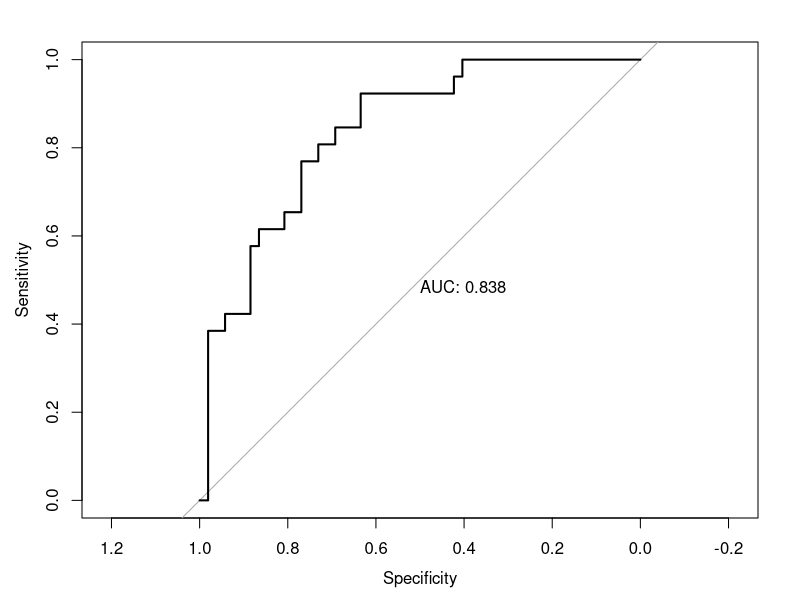
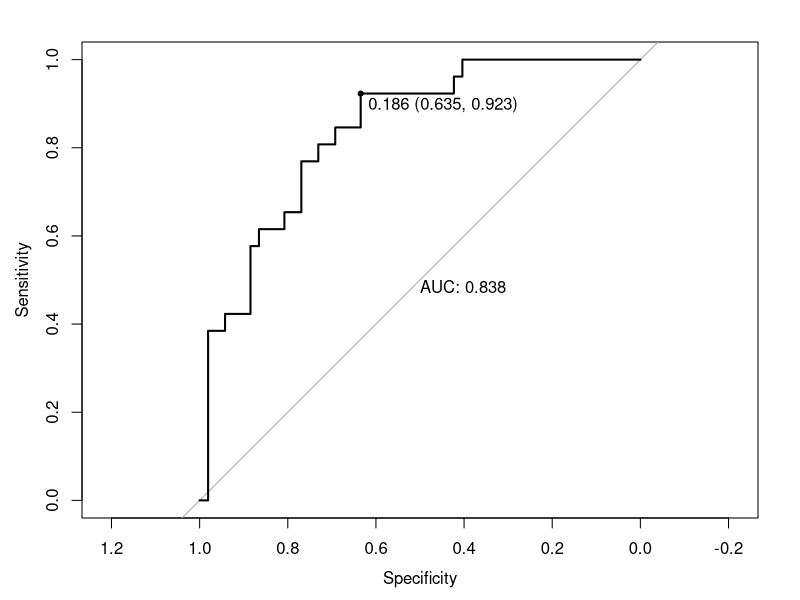
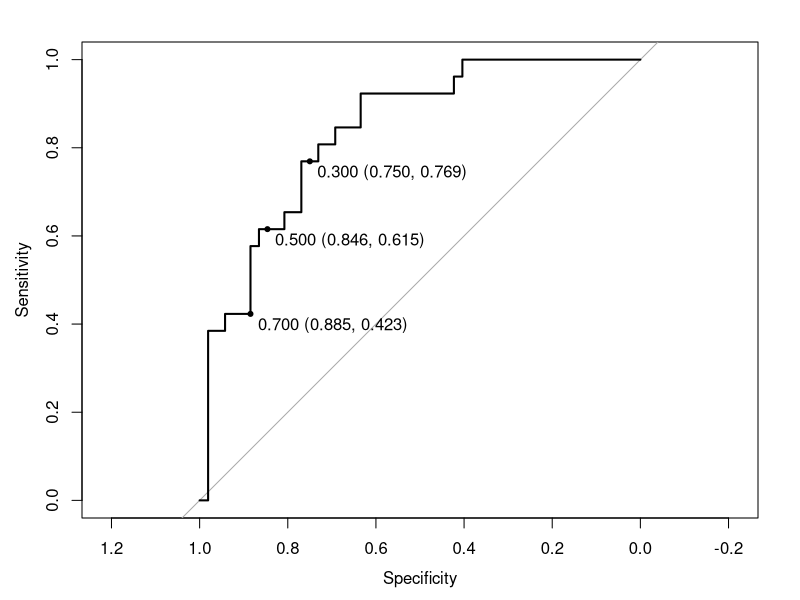
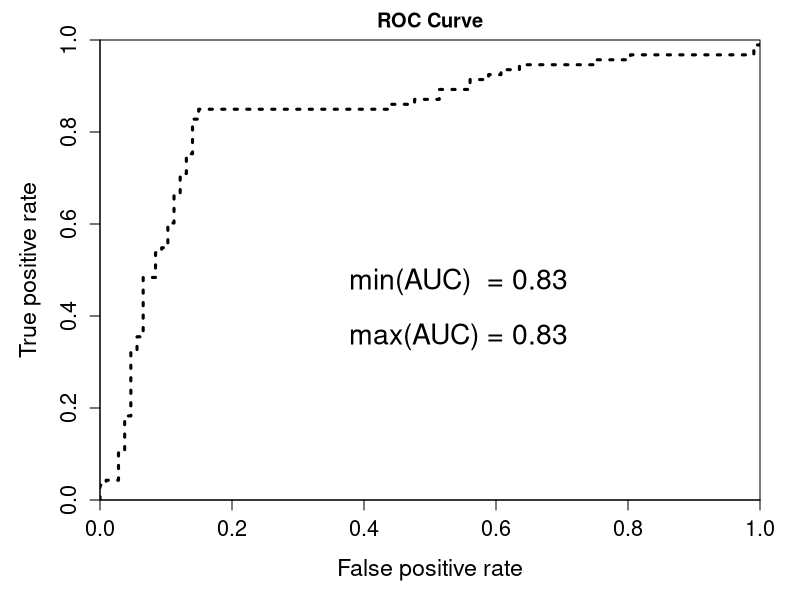

These charts were generated, in order, by the following R code:
library(tidyverse)
library(caret)

# Load the data
data("PimaIndiansDiabetes2", package = "mlbench")
pima.data <- na.omit(PimaIndiansDiabetes2)
# Inspect the data
sample_n(pima.data, 3)
# Split the data into training and test set
set.seed(123)
training.samples <- pima.data$diabetes %>%
  createDataPartition(p = 0.8, list = FALSE)
train.data  <- pima.data[training.samples, ]
test.data <- pima.data[-training.samples, ]


library(MASS)
# Fit LDA
fit <- lda(diabetes ~., data = train.data)
# Make predictions on the test data
predictions <- predict(fit, test.data)
prediction.probabilities <- predictions$posterior[,2]
predicted.classes <- predictions$class 
observed.classes <- test.data$diabetes

accuracy <- mean(observed.classes == predicted.classes)
accuracy

error <- mean(observed.classes != predicted.classes)
error

####################
# Confusion Matrix #
####################

# Confusion matrix, number of cases
table(observed.classes, predicted.classes)


# Confusion matrix, proportion of cases
table(observed.classes, predicted.classes) %>% 
  prop.table() %>% round(digits = 3)

# confusion Matrix from caret library
confusionMatrix(predicted.classes, observed.classes,
                positive = "pos")


# Computing and plotting ROC curve #
library(pROC)
# Compute roc
res.roc <- roc(observed.classes, prediction.probabilities)
plot.roc(res.roc, print.auc = TRUE)


# Extract some interesting results
roc.data <- data_frame(
  thresholds = res.roc$thresholds,
  sensitivity = res.roc$sensitivities,
  specificity = res.roc$specificities
)
# Get the probality threshold for specificity = 0.6
roc.data %>% filter(specificity >= 0.6)


plot.roc(res.roc, print.auc = TRUE, print.thres = "best")


plot.roc(res.roc, print.thres = c(0.3, 0.5, 0.7))



#################
# A Test Eample #
#################

#install.packages("ROCR")
library(ROCR)
data(ROCR.simple)
data <- as.data.frame(ROCR.simple)
pred <- prediction(data$predictions,data$label)
perf <- performance(pred,"tpr","fpr")
par(mar=c(5,5,2,2),xaxs = "i",yaxs = "i",cex.axis=1.3,cex.lab=1.4)
# plotting the ROC curve
plot(perf,col="black",lty=3, lwd=3, main="ROC Curve")

auc <- performance(pred,"auc")
auc <- unlist(slot(auc, "y.values"))

# adding min and max ROC AUC to the center of the plot
minauc<-min(round(auc, digits = 2))
maxauc<-max(round(auc, digits = 2))
minauct <- paste(c("min(AUC)  = "),minauc,sep="")
maxauct <- paste(c("max(AUC) = "),maxauc,sep="")
legend(0.3,0.6,c(minauct,maxauct,"\n"),border="white",cex=1.7,box.col = "white")
